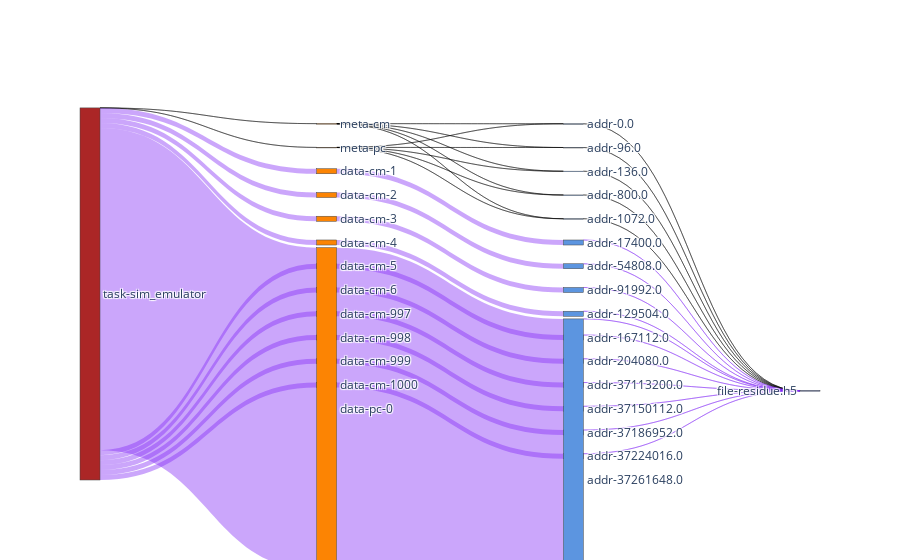

Write notebook code for a chart like this one.
### Code cell
sim_nodes, sim_nodes_dict = get_nodes_for_sankey(G_SIM, rm_tags=['sim'])

# print(node_ref2)

sim_links = get_links_for_sankey(G_SIM, sim_nodes_dict)
fig = go.Figure(go.Sankey(
            node = sim_nodes,
            link = sim_links, orientation='h'))
fig.show()
fig.write_html(f"{path}/sankey-sim_w-vol-vfd-.html")

### Figure 1 — Plotly figure (JSON) as saved in the notebook; plotly's stock layout.template omitted (floating-point values rounded to 4 significant figures)
{"data": [{"link": {"color": ["rgba(0, 0, 0, 0.41)", "rgba(0, 0, 0, 0.41)", "rgba(129, 39, 245, 0.41)", "rgba(129, 39, 245, 0.41)", "rgba(129, 39, 245, 0.41)", "rgba(129, 39, 245, 0.41)", "rgba(129, 39, 245, 0.41)", "rgba(129, 39, 245, 0.41)", "rgba(129, 39, 245, 0.41)", "rgba(129, 39, 245, 0.41)", "rgba(129, 39, 245, 0.41)", "rgba(129, 39, 245, 0.41)", "rgba(129, 39, 245, 0.41)", "rgba(0, 0, 0, 0.41)", "rgba(0, 0, 0, 0.41)", "rgba(0, 0, 0, 0.41)", "rgba(0, 0, 0, 0.41)", "rgba(0, 0, 0, 0.41)", "rgba(0, 0, 0, 0.41)", "rgba(0, 0, 0, 0.41)", "rgba(0, 0, 0, 0.41)", "rgba(0, 0, 0, 0.41)", "rgba(0, 0, 0, 0.41)", "rgba(129, 39, 245, 0.41)", "rgba(129, 39, 245, 0.41)", "rgba(129, 39, 245, 0.41)", "rgba(129, 39, 245, 0.41)", "rgba(129, 39, 245, 0.41)", "rgba(129, 39, 245, 0.41)", "rgba(129, 39, 245, 0.41)", "rgba(129, 39, 245, 0.41)", "rgba(129, 39, 245, 0.41)", "rgba(129, 39, 245, 0.41)", "rgba(129, 39, 245, 0.41)", "rgba(0, 0, 0, 0.41)", "rgba(0, 0, 0, 0.41)", "rgba(0, 0, 0, 0.41)", "rgba(0, 0, 0, 0.41)", "rgba(0, 0, 0, 0.41)", "rgba(129, 39, 245, 0.41)", "rgba(129, 39, 245, 0.41)", "rgba(129, 39, 245, 0.41)", "rgba(129, 39, 245, 0.41)", "rgba(129, 39, 245, 0.41)", "rgba(129, 39, 245, 0.41)", "rgba(129, 39, 245, 0.41)", "rgba(129, 39, 245, 0.41)", "rgba(129, 39, 245, 0.41)", "rgba(129, 39, 245, 0.41)", "rgba(129, 39, 245, 0.41)"], "hoverinfo": "all", "label": ["ave_acc_size: 0.17 B", "ave_acc_size: 0.17 B", "ave_acc_size: 37.37 KB", "ave_acc_size: 37.15 KB", "ave_acc_size: 37.48 KB", "ave_acc_size: 37.57 KB", "ave_acc_size: 36.94 KB", "ave_acc_size: 37.2 KB", "ave_acc_size: 36.88 KB", "ave_acc_size: 36.8 KB", "ave_acc_size: 37.03 KB", "ave_acc_size: 37.32 KB", "ave_acc_size: 2.4 MB", "ave_acc_size: 1 B", "ave_acc_size: 40 B", "ave_acc_size: 328 B", "ave_acc_size: 544 B", "ave_acc_size: 256 B", "ave_acc_size: 0.5 B", "ave_acc_size: 40 B", "ave_acc_size: 328 B", "ave_acc_size: 544 B", "ave_acc_size: 272 B", "ave_acc_size: 37.41 KB", "ave_acc_size: 37.18 KB", "ave_acc_size: 37.51 KB", "ave_acc_size: 37.61 KB", "ave_acc_size: 36.97 KB", "ave_acc_size: 37.24 KB", "ave_acc_size: 36.91 KB", "ave_acc_size: 36.84 KB", "ave_acc_size: 37.06 KB", "ave_acc_size: 37.36 KB", "ave_acc_size: 2.4 MB", "ave_acc_size: 0.33 B", "ave_acc_size: 1 B", "ave_acc_size: 1 B", "ave_acc_size: 1 B", "ave_acc_size: 0.5 B", "ave_acc_size: 1 B", "ave_acc_size: 1 B", "ave_acc_size: 1 B", "ave_acc_size: 1 B", "ave_acc_size: 1 B", "ave_acc_size: 1 B", "ave_acc_size: 1 B", "ave_acc_size: 1 B", "ave_acc_size: 1 B", "ave_acc_size: 1 B", "ave_acc_size: 1 B"], "source": [0, 0, 0, 0, 0, 0, 0, 0, 0, 0, 0, 0, 0, 1, 1, 1, 1, 1, 2, 2, 2, 2, 2, 3, 4, 5, 6, 7, 8, 9, 10, 11, 12, 13, 14, 15, 16, 17, 18, 19, 20, 21, 22, 23, 24, 25, 26, 27, 28, 29], "target": [1, 2, 3, 4, 5, 6, 7, 8, 9, 10, 11, 12, 13, 14, 15, 16, 17, 18, 14, 15, 16, 17, 18, 19, 20, 21, 22, 23, 24, 25, 26, 27, 28, 29, 30, 30, 30, 30, 30, 30, 30, 30, 30, 30, 30, 30, 30, 30, 30, 30], "value": [1, 1, 37372, 37148, 37476, 37572, 36936, 37204, 36876, 36804, 37028, 37324, 2400000, 1, 40, 328, 544, 512, 1, 40, 328, 544, 272, 37408, 37184, 37512, 37608, 36968, 37240, 36912, 36840, 37064, 37360, 2400000, 1, 1, 1, 1, 1, 1, 1, 1, 1, 1, 1, 1, 1, 1, 1, 1]}, "node": {"color": ["#ab2626", "#fc8403", "#fc8403", "#fc8403", "#fc8403", "#fc8403", "#fc8403", "#fc8403", "#fc8403", "#fc8403", "#fc8403", "#fc8403", "#fc8403", "#fc8403", "#5c95e0", "#5c95e0", "#5c95e0", "#5c95e0", "#5c95e0", "#5c95e0", "#5c95e0", "#5c95e0", "#5c95e0", "#5c95e0", "#5c95e0", "#5c95e0", "#5c95e0", "#5c95e0", "#5c95e0", "#5c95e0", "#234dd9"], "label": ["task-sim_emulator", "meta-cm", "meta-pc", "data-cm-1", "data-cm-2", "data-cm-3", "data-cm-4", "data-cm-5", "data-cm-6", "data-cm-997", "data-cm-998", "data-cm-999", "data-cm-1000", "data-pc-0", "addr-0.0", "addr-96.0", "addr-1072.0", "addr-136.0", "addr-800.0", "addr-17400.0", "addr-54808.0", "addr-91992.0", "addr-129504.0", "addr-167112.0", "addr-204080.0", "addr-37113200.0", "addr-37150112.0", "addr-37186952.0", "addr-37224016.0", "addr-37261648.0", "file-residue.h5"], "pad": 0.5, "x": [0, 0.3333, 0.3333, 0.3333, 0.3333, 0.3333, 0.3333, 0.3333, 0.3333, 0.3333, 0.3333, 0.3333, 0.3333, 0.3333, 0.6667, 0.6667, 0.6667, 0.6667, 0.6667, 0.6667, 0.6667, 0.6667, 0.6667, 0.6667, 0.6667, 0.6667, 0.6667, 0.6667, 0.6667, 0.6667, 1], "y": [0, 0.0625, 0.125, 0.1875, 0.25, 0.3125, 0.375, 0.4375, 0.5, 0.5625, 0.625, 0.6875, 0.75, 0.8125, 0.0625, 0.125, 0.3125, 0.1875, 0.25, 0.375, 0.4375, 0.5, 0.5625, 0.625, 0.6875, 0.75, 0.8125, 0.875, 0.9375, 1, 0]}, "orientation": "h", "type": "sankey"}], "layout": {}}
